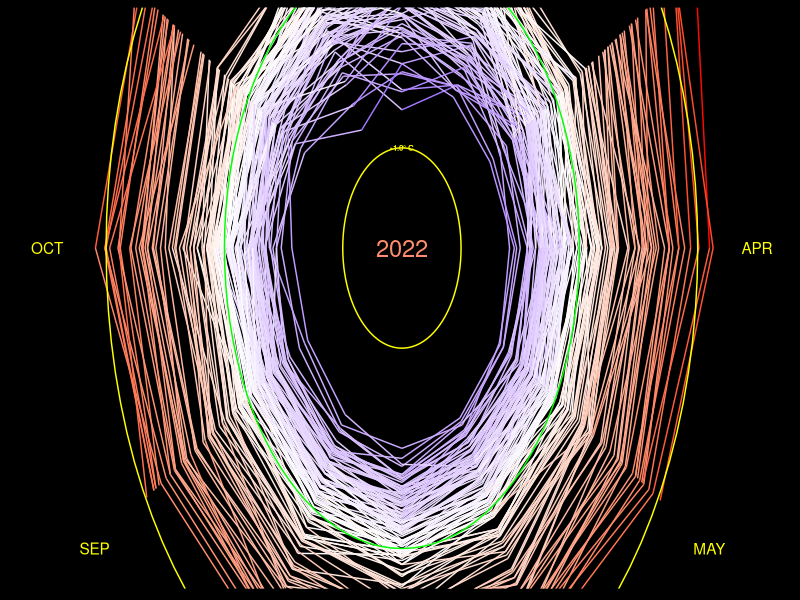
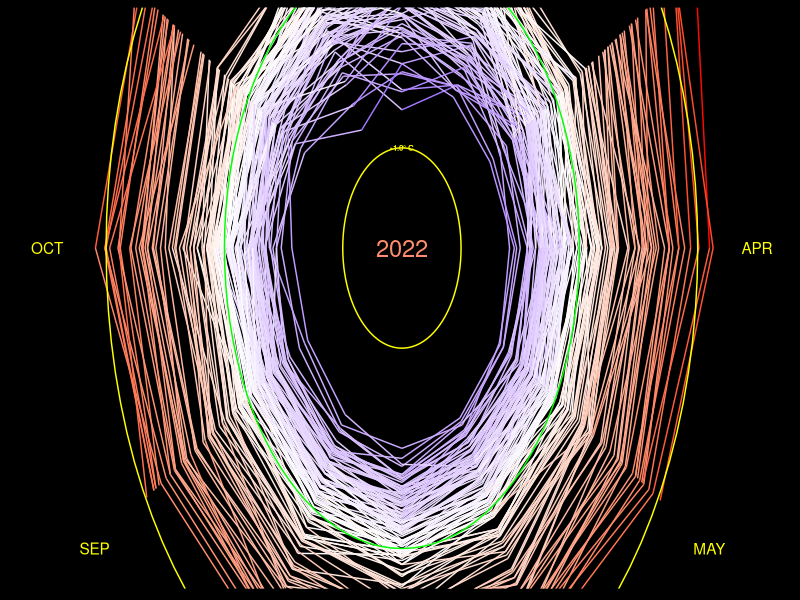

Here is the R script that generated these plots, in order:
library(tidyverse)
library(gganimate)



# Plot: There are data in preceding year and next year.
# Need to create 3 separated dataframes

t_diff <- 
  read_csv("data/GLB.Ts+dSST.csv", skip = 1, na = "***") %>% #load CSV file, skip 1st rows
  select(year = Year, month.abb) %>% #month.abb is constant R build-in. which is the same as our datatype
  # Tidy dataframe by converting month in 1 column accept for year
  #Pivot dataframe for all columns except for year column, Give a name of month column
  pivot_longer(-year, names_to = "month", values_to = "t_diff") %>%
  drop_na() #Ignore NA value
  

# Create 3 Separated dataframe
# Create dataframe for preceding December
# last_dec <-
#   t_diff %>%
#   filter(month == "Dec") %>% #Filter December
#   mutate(year = year + 1,   #Calculate preceding year by using the original data
#          month = "last_Dec") #Rename Dec to last_Dec

# Create dataframe for next Jan
# next_jan <-
#   t_diff %>%
#   filter(month == "Jan") %>% #Filter January
#   mutate(year = year - 1,    # Add extra year
#          month = "next_Jan") # Rename it

# Create dummy variable for radius
radius_bumb <- 1.5

t_data <- 
  t_diff %>%
  mutate(month = factor(month, levels = c(month.abb, "next_Jan")), #Order months into numerical order rather than alphabet order, define month as a factor
         month_number = as.numeric(month)) %>% #Remove previous December to remove zero from dataframe
  arrange(year, month) %>%  # arrange year and month       
  mutate(step_number = 1:nrow(.), #Add row number. 1:nrow(.) means count from 1 to the end of row in this dataframe. need to count step over the row
         radius = t_diff + radius_bumb,         theta = 2 * pi * (month_number-1) / 12, # Convert an angle to radian. Theta starts from zero degree January will be zero and divided by 12 to give angle to months. 
         x = radius * sin(theta),
         y = radius * cos(theta))
  
  annotation <-
    t_data %>% #create new dataframe from 2022
    slice_max(year) %>%
    slice_max(month_number)
 
temp_line <- #Create text at specific position
  tibble(
    x = 0,
    y = c(1, 0, -1) + radius_bumb,
    labels = c("+1\u00B0 C","0\u00B0 C", "-1.0\u00B0 C")
  )

#Create dataframe for tangential month to the ciricle
month_label <-
  tibble(
    theta = 2 * pi * (1:12 - 1)/12,
    radius = 1.5 + radius_bumb,
    labels = toupper(month.abb), #Convert month label to capital letters
    x = radius * sin(theta),
    y = radius * cos(theta)
    )

#Make dataframe for grid line and used in geom_segment
# gridlines <- 
#   tibble(
#     x = c(1.2, 1.3, 1.6),
#     xend = c(12.8, 12.7, 12.4),
#     y = c(1, 0, -1),
#     yend = y
#   )
 
# Adding gridlines to climate spiral 
gridlines <-
  tibble(theta = 2 * pi * rep(seq(0, 1, 0.01), each = 3), #Repeat theta
       radius = rep(c(1, 0, -1) + radius_bumb, length.out = length(theta)),
       line = rep(c("a", "b", "c"), length.out = length(theta)),
       x = radius * cos(theta),
       y = radius * sin(theta))
 

#a <-  
  t_data %>% ggplot(aes(x = x, 
             y = y, 
             color = t_diff)) + #Let's coloring by temperature change. Previous version was colored by year
  geom_label(aes(x = 0, y = 0, label = year),  #geom_label it provides a text with background
               fill = "black",
               label.size = 0,
               size = 6) +
  geom_path()+  
  geom_path(data = gridlines %>% filter(radius != radius_bumb), # radius should not be equal to dummy radius bumb 
               aes(x = x, y = y,
                   group = line), 
               color = "yellow",
               inherit.aes = FALSE) +
  geom_path(data = gridlines %>% filter(radius == radius_bumb), # radius should not be equal to dummy radius bumb 
              aes(x = x, y = y,
                  group = line), 
              color = "green",
              inherit.aes = FALSE) +   
  geom_text(data = temp_line, aes(x = x, y = y, label = labels), #Add label and coloring
               color = c("yellow", "green", "yellow"), size = 2, fontface = "bold",
               inherit.aes = FALSE)+
  geom_text(data = month_label, aes(x = x, y = y, label = labels), # Add month label back to the position
              color = "yellow",
              inherit.aes = FALSE) +
  scale_y_continuous(limits = c(-2.0, 1.5),
                     expand = c(0,-0.3) # expand grid. First is an addition. Second is an multiplication.
                     ) + #Rescale y axis
  scale_color_gradient2(low = "blue", high = "red", mid = "white", midpoint = 0, #Change the color to continuous scale. Re-scale the legend
                        guide = "none") + #Remove legend 
  # coord_polar(start = 0)+ #Set polar 5 minutes off. "start" measures thing in radius 
  labs(x = NULL, # Add label
      y = NULL,
      title = NULL) + 
  theme(
    panel.background = element_rect(fill = "black"), #Add black color and white border. Increase border line size
    plot.background = element_rect(fill = "black", color = "black"),
    panel.grid = element_blank(), # Remove grid line color
    axis.text.x = element_blank(),
    axis.text.y = element_blank(),
    axis.ticks = element_blank(),
    axis.title = element_blank(),
    plot.title = element_blank()
  )#+
   #transition_manual(frames = year, cumulative = TRUE)  #Add data and keep the old data in gganimate only
   
ggsave("figures/climate_spiral_trig.png", width = 4.155, height = 4.5, unit = "in", dpi = 300)
 
# animate(a, width = 4.155, height = 4.5, unit = "in", res = 300)
# anim_save("figures/climate_spiral_trig.gif")

# animate(a, width = 4.155, height = 4.5, unit = "in", res = 300,
#         renderer = av_renderer("figures/climate_trig.mp4")
# )
